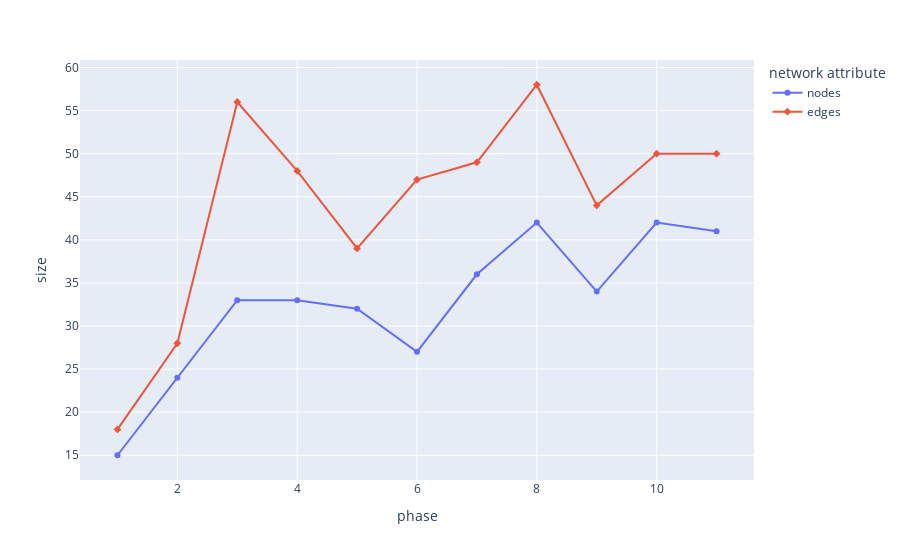

Notebook cell for this chart:
### Code cell
fig = px.line(
    melted_phase_frame,
    x = 'phase',
    y = 'size',
    color = 'network attribute',
    symbol = 'network attribute',
)

fig.show()

### Figure 1 — Plotly figure (JSON) as saved in the notebook; plotly's stock layout.template omitted (floating-point values rounded to 4 significant figures)
{"data": [{"hovertemplate": "network attribute=nodes<br>phase=%{x}<br>size=%{y}<extra></extra>", "legendgroup": "nodes", "line": {"color": "#636efa", "dash": "solid"}, "marker": {"symbol": "circle"}, "mode": "lines+markers", "name": "nodes", "orientation": "v", "showlegend": true, "type": "scatter", "x": [1, 2, 3, 4, 5, 6, 7, 8, 9, 10, 11], "xaxis": "x", "y": [15, 24, 33, 33, 32, 27, 36, 42, 34, 42, 41], "yaxis": "y"}, {"hovertemplate": "network attribute=edges<br>phase=%{x}<br>size=%{y}<extra></extra>", "legendgroup": "edges", "line": {"color": "#EF553B", "dash": "solid"}, "marker": {"symbol": "diamond"}, "mode": "lines+markers", "name": "edges", "orientation": "v", "showlegend": true, "type": "scatter", "x": [1, 2, 3, 4, 5, 6, 7, 8, 9, 10, 11], "xaxis": "x", "y": [18, 28, 56, 48, 39, 47, 49, 58, 44, 50, 50], "yaxis": "y"}], "layout": {"legend": {"title": {"text": "network attribute"}, "tracegroupgap": 0}, "margin": {"t": 60}, "xaxis": {"anchor": "y", "domain": [0, 1], "title": {"text": "phase"}}, "yaxis": {"anchor": "x", "domain": [0, 1], "title": {"text": "size"}}}}
